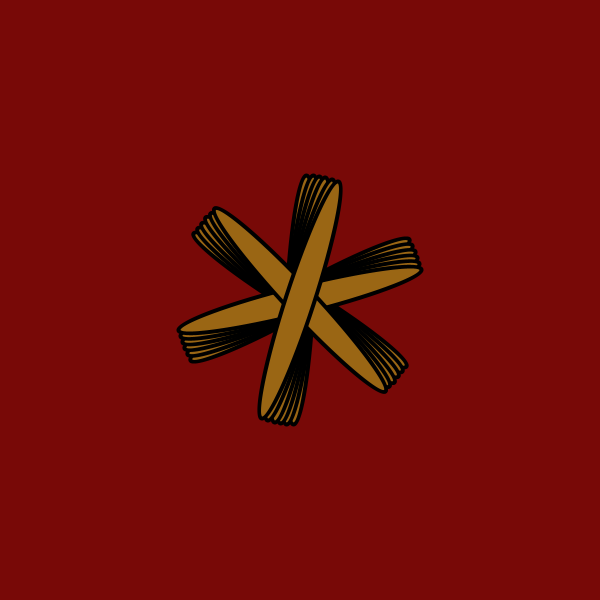
Frame 1 (no input)
Frame 60 (the mouse pressed at the canvas centre just before this capture): identical to frame 1, image omitted
Frame 120 (the mouse held since frame 60 and released just before this capture): identical to frame 1, image omitted

The Processing sketch that drew this single still picture (run headless with seeded random() and noise(); from frame 60 on, the mouse is pressed at the canvas centre):

// Processing sketch: processing_21674
// ── processing_21674.pde

void setup(){
  size(600,600);
  smooth();
   
}
 
void draw(){
  background(120,9,7);
 
  fill(154,102,20);

  strokeWeight (4);  
  
  pushMatrix();
  translate(width/2,height/2);
  for(int i=0;i<18;i++){
    rotate(radians(61));
  
    ellipse(0,0,28,250);
  }
  popMatrix();

 
}
 
 
 
